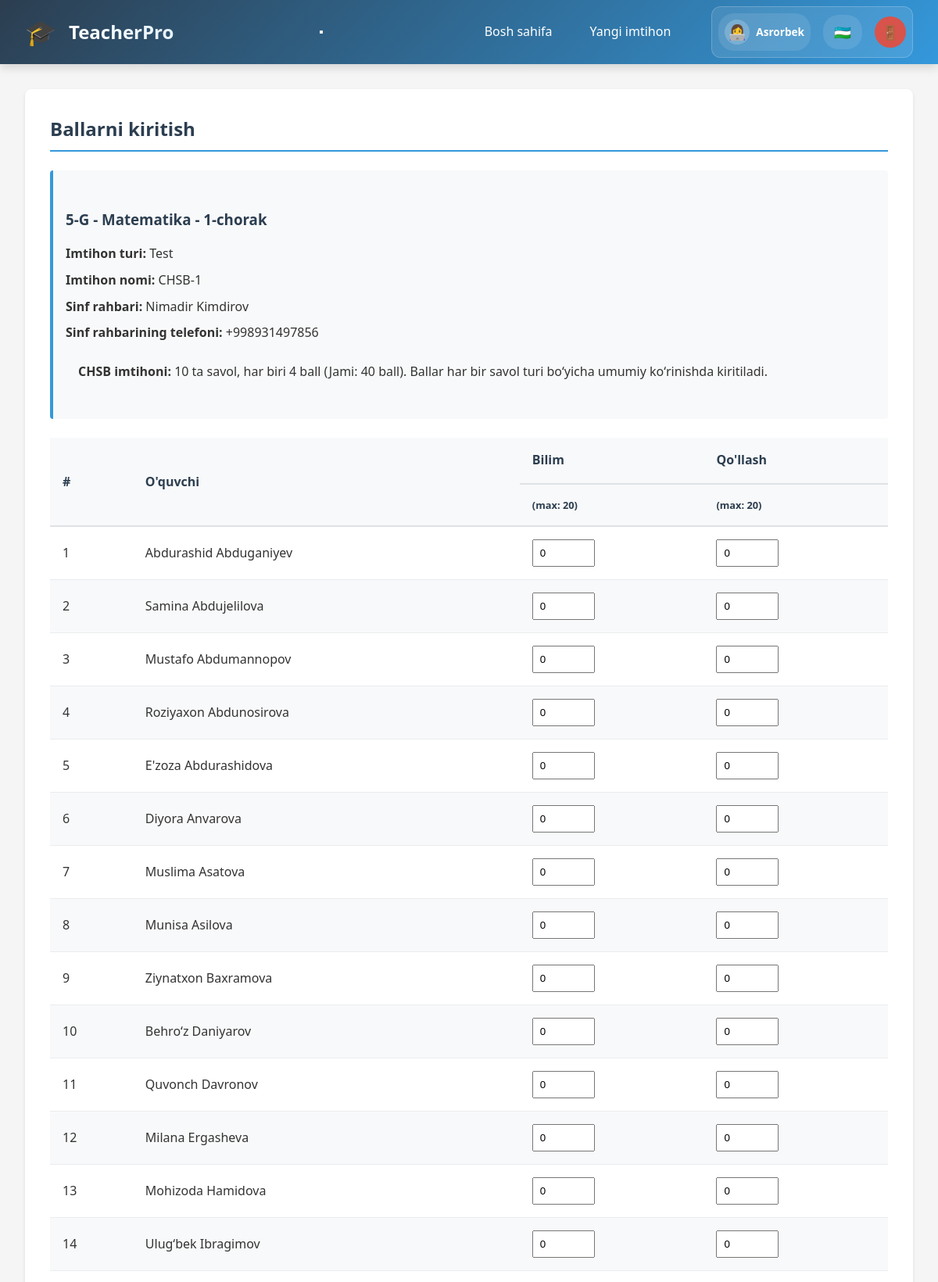
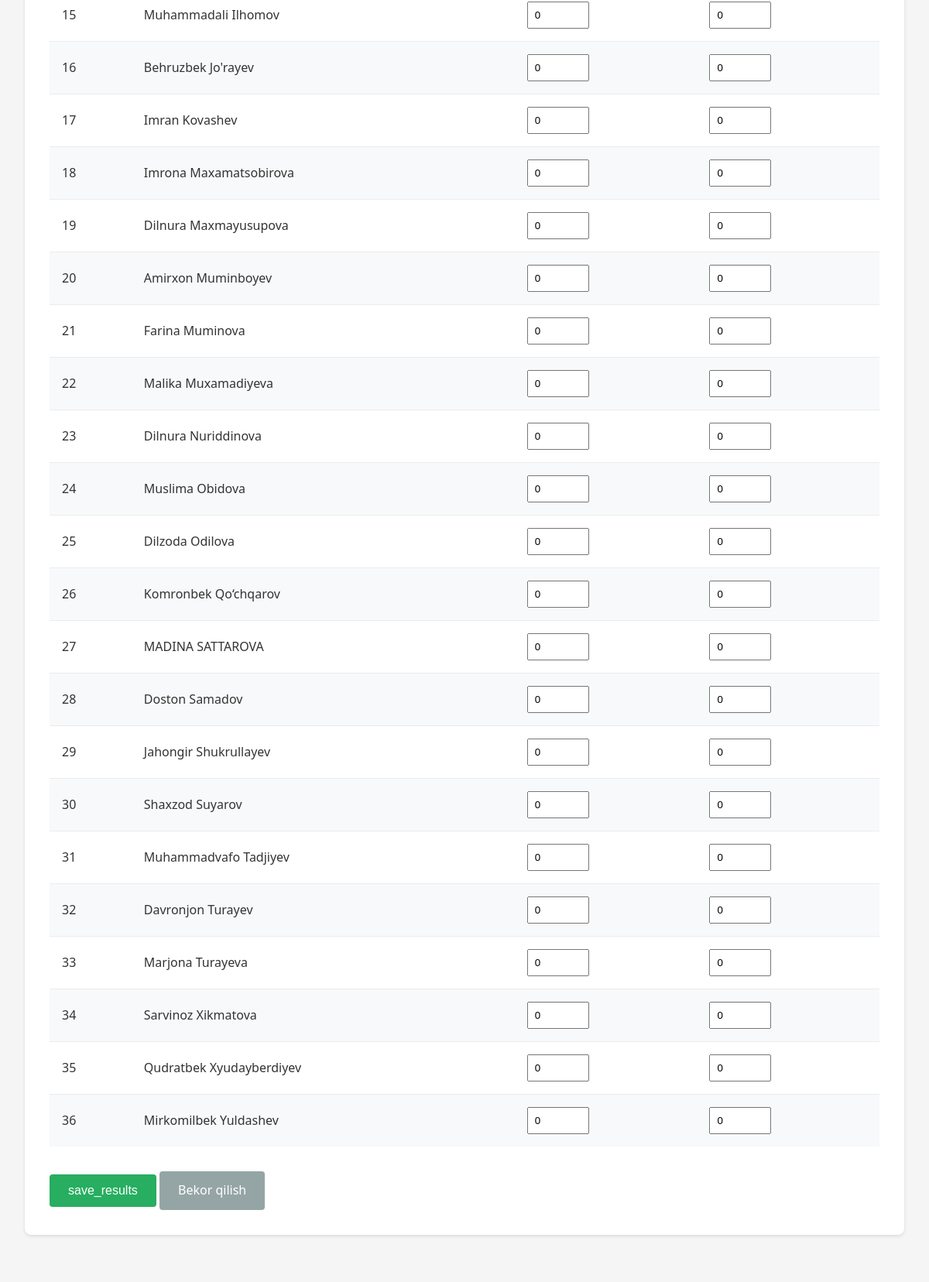
The app's page /teacher/enter-scores/2 (signed in, upper part) with its own data (2 pictures, top to bottom).
### models.py (models this page shows, shortened)
class Base(DeclarativeBase):
    pass

class Employee(Base):
    __tablename__ = 'employees'
    id = Column(Integer, primary_key=True)
    username = Column(String(80), unique=True, nullable=False)
    password_hash = Column(String(200), nullable=False)
    first_name = Column(String(100), nullable=False)
    last_name = Column(String(100), nullable=False)
    email = Column(String(100))
    is_admin = Column(Boolean, default=False)
    is_active = Column(Boolean, default=True)
    school_id = Column(Integer, ForeignKey('schools.id'), nullable=True)
    staff_title_id = Column(Integer, ForeignKey('staff_titles.id'), nullable=True)
    created_at = Column(DateTime, default=datetime.utcnow)
    updated_at = Column(DateTime, default=datetime.utcnow, onupdate=datetime.utcnow)
    school = relationship('School', back_populates='employees')
    staff_title = relationship('StaffTitle', back_populates='employees')
    assigned_classes = relationship('SchoolClass', secondary='teacher_classes', back_populates='assigned_teachers')
    assigned_subjects = relationship('Subject', secondary='teacher_subjects', back_populates='assigned_teachers')

class SchoolClass(Base):
    __tablename__ = 'classes'
    id = Column(Integer, primary_key=True)
    name = Column(String(100), nullable=False)
    school_id = Column(Integer, ForeignKey('schools.id'), nullable=False)
    leader_first_name = Column(String(100), nullable=True)
    leader_last_name = Column(String(100), nullable=True)
    leader_phone = Column(String(50), nullable=True)
    created_at = Column(DateTime, default=datetime.utcnow)
    school = relationship('School', back_populates='classes')
    students = relationship('Student', back_populates='school_class', cascade='all, delete-orphan')
    exams = relationship('Exam', back_populates='school_class')
    assigned_teachers = relationship('Employee', secondary='teacher_classes', back_populates='assigned_classes')

class Subject(Base):
    __tablename__ = 'subjects'
    id = Column(Integer, primary_key=True)
    name = Column(String(100), nullable=False, unique=True)
    assigned_teachers = relationship('Employee', secondary='teacher_subjects', back_populates='assigned_subjects')

class Quarter(Base):
    __tablename__ = 'quarters'
    id = Column(Integer, primary_key=True)
    name = Column(String(50), nullable=False, unique=True)
    order_num = Column(Integer, nullable=False)

class ExamType(Base):
    __tablename__ = 'exam_types'
    id = Column(Integer, primary_key=True)
    name = Column(String(100), nullable=False, unique=True)

class ExamName(Base):
    __tablename__ = 'exam_names'
    id = Column(Integer, primary_key=True)
    name = Column(String(100), nullable=False, unique=True)

class QuestionType(Base):
    __tablename__ = 'question_types'
    id = Column(Integer, primary_key=True)
    name = Column(String(100), nullable=False, unique=True)

class Student(Base):
    __tablename__ = 'students'
    id = Column(Integer, primary_key=True)
    first_name = Column(String(100), nullable=False)
    last_name = Column(String(100), nullable=False)
    gender = Column(Integer, nullable=False)  # 1=male, 2=female
    group_number = Column(Integer, default=1)  # 1 or 2
    class_id = Column(Integer, ForeignKey('classes.id'), nullable=False)
    created_at = Column(DateTime, default=datetime.utcnow)
    school_class = relationship('SchoolClass', back_populates='students')

### routers/teacher.py (the view)
@router.get("/enter-scores/{exam_id}", response_class=HTMLResponse)
async def enter_scores_page(
    request: Request,
    exam_id: int,
    db: AsyncSession = Depends(get_db)
):
    exam_result = await db.execute(select(Exam).where(Exam.id == exam_id))
    exam = exam_result.scalar_one_or_none()
    if not exam:
        flash(request, 'Imtihon topilmadi', 'danger')
        return RedirectResponse(url="/teacher/dashboard", status_code=303)
    student_query = select(Student).where(Student.class_id == exam.class_id)
    if exam.gender_filter != 0:
        student_query = student_query.where(Student.gender == exam.gender_filter)
    if exam.group_filter != 0:
        student_query = student_query.where(Student.group_number == exam.group_filter)
    student_query = student_query.order_by(Student.last_name, Student.first_name)
    students_result = await db.execute(student_query)
    students = students_result.scalars().all()
    questions_result = await db.execute(
        select(Question)
        .where(Question.exam_id == exam_id)
        .order_by(Question.question_number)
    )
    questions = questions_result.scalars().all()
    class_result = await db.execute(select(SchoolClass).where(SchoolClass.id == exam.class_id))
    class_obj = class_result.scalar_one_or_none()
    subject_result = await db.execute(select(Subject).where(Subject.id == exam.subject_id))
    subject = subject_result.scalar_one_or_none()
    quarter_result = await db.execute(select(Quarter).where(Quarter.id == exam.quarter_id))
    quarter = quarter_result.scalar_one_or_none()
    exam_name_result = await db.execute(select(ExamName).where(ExamName.id == exam.exam_name_id))
    exam_name = exam_name_result.scalar_one_or_none()
    exam_type_result = await db.execute(select(ExamType).where(ExamType.id == exam.exam_type_id))
    exam_type = exam_type_result.scalar_one_or_none()
    exam_info = {
        'class_name': class_obj.name if class_obj else '',
        'leader_fullname': f"{class_obj.leader_first_name} {class_obj.leader_last_name}" if class_obj else '',
        'leader_phone': class_obj.leader_phone if class_obj else '',
        'subject_name': subject.name if subject else '',
        'quarter_name': quarter.name if quarter else '',
        'exam_name': exam_name.name if exam_name else '',
        'exam_type_name': exam_type.name if exam_type else ''
    }
    question_types_dict = {}
    for question in questions:
        qt_result = await db.execute(select(QuestionType).where(QuestionType.id == question.question_type_id))
        qt = qt_result.scalar_one_or_none()
        question_types_dict[question.id] = qt.name if qt else ''
    question_types_summary = []
    if exam.is_chsb_exam:
        chsb_assignments_result = await db.execute(
            select(CHSBQuestionAssignment)
            .where(CHSBQuestionAssignment.exam_id == exam_id)
            .options(selectinload(CHSBQuestionAssignment.question_type)))
        chsb_assignments = chsb_assignments_result.scalars().all()
        type_groups = {}
        for assignment in chsb_assignments:
            type_id = assignment.question_type_id
            if type_id not in type_groups:
                type_groups[type_id] = {
                    'type': assignment.question_type,
                    'questions': [],
                    'total_max_score': 0
                }
            type_groups[type_id]['questions'].append(assignment.question_number)
            type_groups[type_id]['total_max_score'] += assignment.max_score
        for type_id, group in type_groups.items():
            question_types_summary.append({
                'id': type_id,
                'name': group['type'].name,
                'count': len(group['questions']),
                'question_numbers': sorted(group['questions']),
                'total_max_score': group['total_max_score']
            })
    context = await get_template_context(request)
    context.update({
        'exam': exam,
        'exam_info': exam_info,
        'students': students,
        'questions': questions,
        'question_types': question_types_dict,
        'question_types_summary': question_types_summary,
        'group_filter': exam.group_filter
    })
    return templates.TemplateResponse('teacher/enter_scores.html', context)

### templates/teacher/enter_scores.html (shortened to what this page needs)
{% extends "base.html" %}
{% block content %}
<div class="card">
    <h2>{{ _('enter_scores') }}</h2>
    <div class="exam-info-box">
        <h3>{{ exam_info.class_name }} - {{ exam_info.subject_name }} - {{ exam_info.quarter_name }}</h3>
        <p><strong>{{ _('exam_type') }}:</strong> {{ exam_info.exam_type_name }}</p>
        <p><strong>{{ _('exam_name') }}:</strong> {{ exam_info.exam_name }}</p>
        <p><strong>{{ _('class_leader') }}:</strong> {{ exam_info.leader_fullname }}</p>
        <p><strong>{{ _('class_leader_phone') }}:</strong> {{ exam_info.leader_phone }}</p>
        {% if exam.is_chsb_exam %}
        <div class="alert alert-info">
            <strong>CHSB imtihoni:</strong> 10 ta savol, har biri 4 ball (Jami: 40 ball). Ballar har bir savol turi boʻyicha umumiy koʻrinishda kiritiladi.
        </div>
        {% endif %}
    </div>
    <form method="POST">
        <div class="score-table">
            <table>
                <thead>
                    <tr>
                        <th rowspan="2">#</th>
                        <th rowspan="2">{{ _('student') }}</th>
                        {% if exam.is_chsb_exam %}
                            {% for question_type in question_types_summary %}
                            <th colspan="1">{{ question_type.name }}</th>
                            {% endfor %}
                        {% else %}
                            {% for question in questions %}
                            <th colspan="2">
                                {{ question.question_number }}-{{ _('question') }}
                            </th>
                            {% endfor %}
                        {% endif %}
                    </tr>
                    <tr>
                        {% if exam.is_chsb_exam %}
                            {% for question_type in question_types_summary %}
                            <th style="font-size: 0.8em;">({{ _('max') }}: {{ question_type.total_max_score }})</th>
                            {% endfor %}
                        {% else %}
                            {% for question in questions %}
                            <th>{{ _('question_type') }}</th>
                            <th>{{ _('score') }} ({{ _('max') }}: {{ question.max_score }})</th>
                            {% endfor %}
                        {% endif %}
                    </tr>
                </thead>
                <tbody>
                    {% for student in students %}
                    <tr>
                        <td>{{ loop.index }}</td>
                        <td>{{ student.first_name }} {{ student.last_name }}</td>
                        {% if exam.is_chsb_exam %}
                            {% for question_type in question_types_summary %}
                            <td>
                                <input type="number" name="chsb_score_{{ student.id }}_{{ question_type.id }}"
                                       min="0" max="{{ question_type.total_max_score }}" step="0.1" value="0"
                                       onfocus="this.select()" style="width: 80px;">
                            </td>
                            {% endfor %}
                        {% endif %}
                    </tr>
                    {% endfor %}
                </tbody>
            </table>
        </div>
        <div style="margin-top: 2rem;">
            <button type="submit" class="btn btn-success">{{ _('save_results') }}</button>
            <a href="{{ url_for('teacher_dashboard') }}" class="btn btn-secondary">{{ _('cancel') }}</a>
        </div>
    </form>
</div>
{% endblock %}

### templates/base.html (shortened to what this page needs)
<!DOCTYPE html>
<html lang="{{ current_language }}">
<head>
    <link rel="stylesheet" href="{{ url_for('static', filename='style.css') }}">
</head>
<body>
    <nav class="navbar">
        <div class="nav-brand">
            <div class="nav-icon">🎓</div>
            <h1>{{ _('app_name') }}</h1>
        </div>
        <button class="hamburger-menu" id="hamburgerMenu">
        </button>
        <div class="nav-links">
            {% if session.user_id %}
            <div class="nav-menu" id="navMenu">
                {% if session.is_admin %}
                <a href="{{ url_for('admin_dashboard') }}"
                    class="nav-link {% if request.endpoint == 'admin_dashboard' %}active{% endif %}">
                    {{ _('dashboard') }}
                </a>
                <a href="{{ url_for('schools_list') }}"
                    class="nav-link {% if request.endpoint == 'schools_list' %}active{% endif %}">
                    {{ _('schools') }}
                </a>
                <a href="{{ url_for('employees_list') }}"
                    class="nav-link {% if request.endpoint == 'employees_list' %}active{% endif %}">
                    {{ _('employees') }}
                </a>
                <div class="nav-dropdown" id="settingsDropdown">
                    <a href="#" class="nav-link">
                        {{ _('settings') }}
                        <span class="dropdown-arrow">▼</span>
                    </a>
                    <div class="dropdown-menu" style="background: #638ba7;">
                        <a href="{{ url_for('subjects_list') }}" class="dropdown-link">{{ _('subjects') }}</a>
                        <a href="{{ url_for('quarters_list') }}" class="dropdown-link">{{ _('quarters') }}</a>
                        <a href="{{ url_for('exam_names_list') }}" class="dropdown-link">{{ _('exam_names') }}</a>
                        <a href="{{ url_for('exam_types_list') }}" class="dropdown-link">{{ _('exam_types') }}</a>
                        <a href="{{ url_for('question_types_list') }}" class="dropdown-link">{{ _('question_types')
                            }}</a>
                        <a href="{{ url_for('staff_titles_list') }}" class="dropdown-link">{{ _('staff_titles') }}</a>
                        <a href="{{ url_for('manage_languages') }}" class="dropdown-link">{{ _('manage_languages')
                            }}</a>
                    </div>
                </div>
                {% else %}
                <a href="{{ url_for('teacher_dashboard') }}"
                    class="nav-link {% if request.endpoint == 'teacher_dashboard' %}active{% endif %}">
                    {{ _('dashboard') }}
                </a>
                <a href="{{ url_for('create_exam') }}"
                    class="nav-link {% if request.endpoint == 'create_exam' %}active{% endif %}">
                    {{ _('create_exam') }}
                </a>
                {% endif %}
            </div>
            <div class="nav-user" id="navUser">
                <div class="user-info-compact">
                    <span class="user-avatar">👩‍💻</span>
                    <span class="user-name-short">{{ session.full_name.split(' ')[0] }}</span>
                </div>
                <div class="language-selector-compact">
                    <div class="language-current" id="languageCurrent">
                        {% if current_language == 'uz' %}🇺🇿{% endif %}
                    </div>
                </div>
                <a href="{{ url_for('logout') }}" class="logout-btn-compact" title="{{ _('logout') }}">
                    <span class="logout-icon">🚪</span>
                </a>
            </div>
            {% endif %}
        </div>
    </nav>
    <div class="container">
        {% block content %}{% endblock %}
    </div>
</body>
</html>

### records on screen
Employee: full_name "Asrorbek"
SchoolClass: class_name "5-G", leader_phone "+998931497856"
Subject: subject_name "Matematika"
Quarter: quarter_name "1-chorak"
ExamType: exam_type_name "Test"
ExamName: exam_name "CHSB-1"
QuestionType: name "Bilim", total_max_score "20"
QuestionType: name "Qo'llash", total_max_score "20"
Student: first_name "Abdurashid", last_name "Abduganiyev"
Student: first_name "Samina", last_name "Abdujelilova"
Student: first_name "Mustafo", last_name "Abdumannopov"
Student: first_name "Roziyaxon", last_name "Abdunosirova"
Student: first_name "E'zoza", last_name "Abdurashidova"
Student: first_name "Diyora", last_name "Anvarova"
Student: first_name "Muslima", last_name "Asatova"
Student: first_name "Munisa", last_name "Asilova"
Student: first_name "Ziynatxon", last_name "Baxramova"
Student: first_name "Behro‘z", last_name "Daniyarov"
Student: first_name "Quvonch", last_name "Davronov"
Student: first_name "Milana", last_name "Ergasheva"
Student: first_name "Mohizoda", last_name "Hamidova"
Student: first_name "Ulug‘bek", last_name "Ibragimov"
Student: first_name "Muhammadali", last_name "Ilhomov"
Student: first_name "Behruzbek", last_name "Jo'rayev"
Student: first_name "Imran", last_name "Kovashev"
Student: first_name "Imrona", last_name "Maxamatsobirova"
Student: first_name "Dilnura", last_name "Maxmayusupova"
Student: first_name "Amirxon", last_name "Muminboyev"
Student: first_name "Farina", last_name "Muminova"
Student: first_name "Malika", last_name "Muxamadiyeva"
Student: first_name "Dilnura", last_name "Nuriddinova"
Student: first_name "Muslima", last_name "Obidova"
Student: first_name "Dilzoda", last_name "Odilova"
Student: first_name "Komronbek", last_name "Qo‘chqarov"
Student: first_name "MADINA", last_name "SATTAROVA"
Student: first_name "Doston", last_name "Samadov"
Student: first_name "Jahongir", last_name "Shukrullayev"
Student: first_name "Shaxzod", last_name "Suyarov"
Student: first_name "Muhammadvafo", last_name "Tadjiyev"
Student: first_name "Davronjon", last_name "Turayev"
Student: first_name "Marjona", last_name "Turayeva"
Student: first_name "Sarvinoz", last_name "Xikmatova"
Student: first_name "Qudratbek", last_name "Xyudayberdiyev"
Student: first_name "Mirkomilbek", last_name "Yuldashev"

### other values on screen
{{ exam_info.leader_fullname }} "Nimadir Kimdirov"
